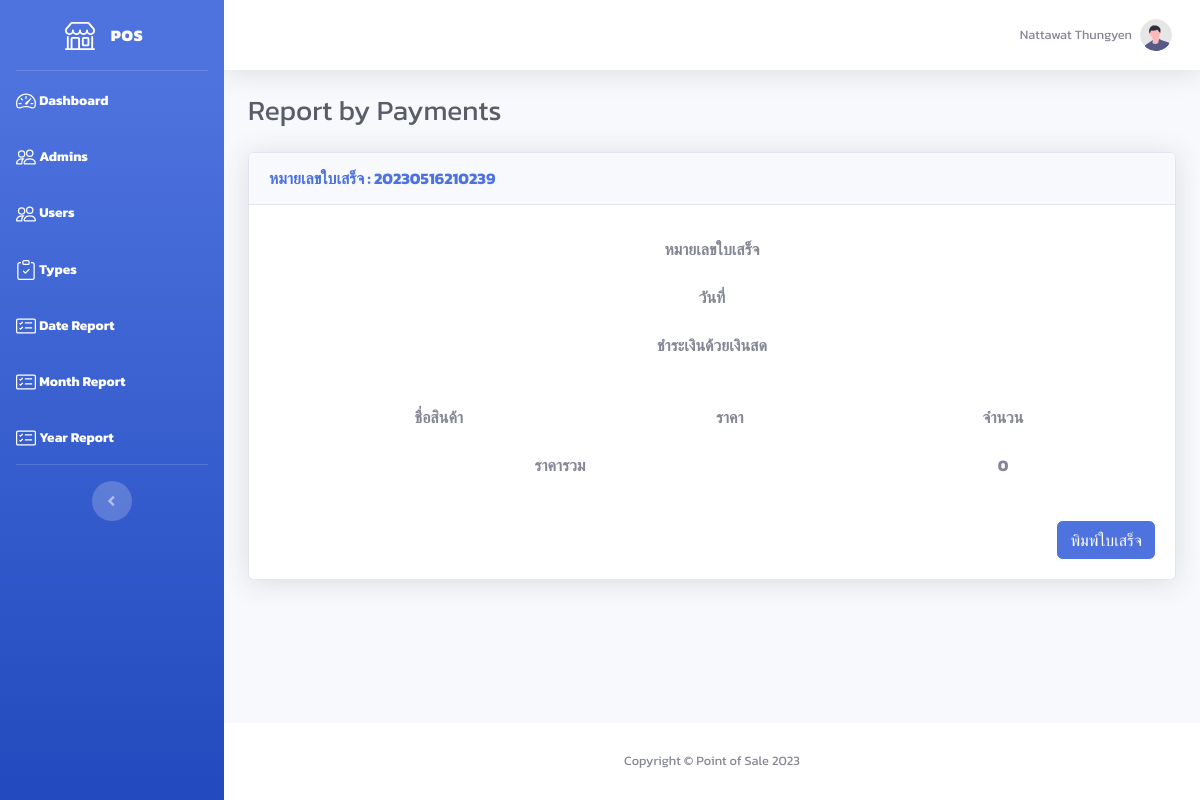
Page /admin/detail.php?no_receipt=20230516210239 (signed in) on the earlier database version.
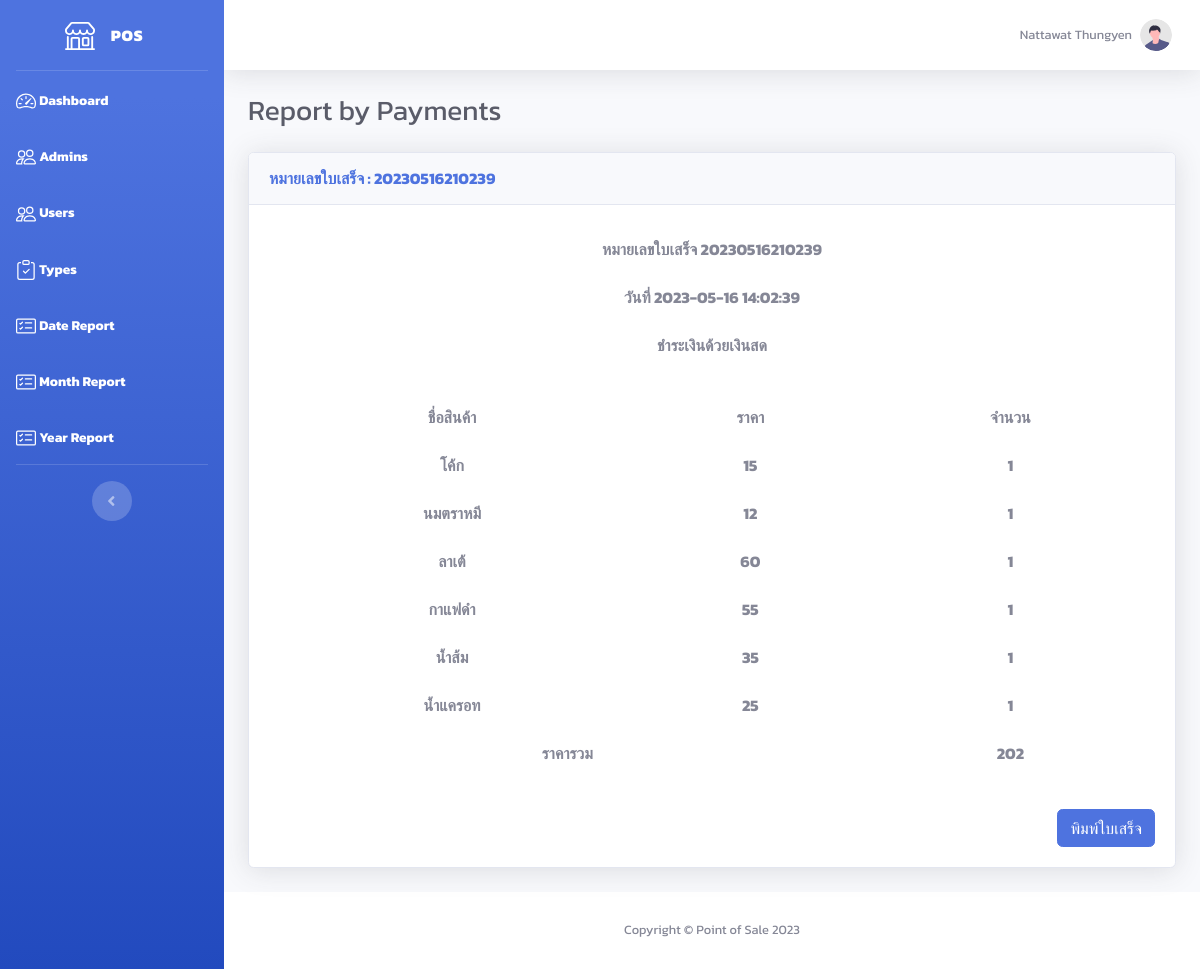
Same page on the later database version.
### tables this page shows
CREATE TABLE `payment` (
  `payment_id` int(10) NOT NULL,
  `no_receipt` varchar(255) NOT NULL,
  `method` tinyint(1) NOT NULL COMMENT '0=cash\r\n1=qrcode',
  `timestamp` timestamp NOT NULL DEFAULT current_timestamp(),
  `status` tinyint(1) NOT NULL DEFAULT 0
);

CREATE TABLE `product` (
  `product_id` int(10) NOT NULL,
  `type_id` int(10) NOT NULL,
  `user_id` int(10) NOT NULL,
  `name` varchar(255) NOT NULL,
  `description` text NOT NULL,
  `price` int(10) NOT NULL,
  `discount` int(10) NOT NULL,
  `img_path` text NOT NULL
);

CREATE TABLE `record` (
  `record_id` int(10) NOT NULL,
  `no_receipt` varchar(255) NOT NULL,
  `product_id` int(10) NOT NULL,
  `quantity` int(255) NOT NULL,
  `net_price` int(255) NOT NULL
);

### admin/detail.php (the view, shortened to what this page needs)
<!DOCTYPE html>
<html lang="en">
<?php
require '../include/connect.php';
include '../include/header.php';
if (isset($_GET['no_receipt'])) {
    $no_receipt = $_GET['no_receipt'];
} else {
    $no_receipt = '';
}
$data = $connect->prepare("SELECT * FROM payment WHERE no_receipt = '$no_receipt'");
$data->execute();
$row_data = $data->fetch(PDO::FETCH_ASSOC);
$detail_data = $connect->prepare("SELECT * FROM payment INNER JOIN record ON payment.no_receipt = record.no_receipt INNER JOIN product ON record.product_id = product.product_id WHERE record.no_receipt = $no_receipt");
$detail_data->execute();
$row_detail_data = $detail_data->fetchAll(PDO::FETCH_ASSOC);
?>
<body id="page-top">
    <div id="wrapper">
        <?php include '../include/sidebar_admin.php'; ?>
        <div id="content-wrapper" class="d-flex flex-column">
            <div id="content">
                <?php include '../include/topbar.php'; ?>
                <div class="container-fluid">
                    <div class="d-sm-flex align-items-center justify-content-between mb-4">
                        <h1 class="h3 mb-0 text-gray-800">Report by Payments</h1>
                    </div>
                    <div class="card shadow mb-4">
                        <div class="card-header py-3">
                            <h6 class="m-0 font-weight-bold text-primary">หมายเลขใบเสร็จ : <?= isset($_GET['no_receipt']) ? $_GET['no_receipt'] : '' ?></h6>
                        </div>
                        <div class="card-body">
                            <div class="table-responsive">
                                <table class="table table-borderless text-center" id="Table" width="100%" cellspacing="0">
                                    <tbody>
                                        <tr>
                                            <th colspan="3">หมายเลขใบเสร็จ <?= $row_data['no_receipt'] ?></th>
                                        </tr>
                                        <tr>
                                            <th colspan="3">วันที่ <?= $row_data['timestamp'] ?></th>
                                        </tr>
                                        <tr>
                                            <th colspan="3"><?= $row_data['timestamp'] == 1 ? 'ชำระเงินด้วยพร้อมเพย์' : 'ชำระเงินด้วยเงินสด' ?></th>
                                        </tr>
                                        <tr>
                                            <th colspan="3"></th>
                                        </tr>
                                        <tr>
                                            <th>ชื่อสินค้า</th>
                                            <th>ราคา</th>
                                            <th>จำนวน</th>
                                        </tr>
                                        <?php
                                        $total_price = 0;
                                        foreach ($row_detail_data as $row) {
                                            $price = $row['net_price'] * $row['quantity'];
                                            $total_price += $price;
                                        ?>
                                            <tr>
                                                <th><?= $row['name'] ?></th>
                                                <th><?= $row['net_price'] ?></th>
                                                <th><?= $row['quantity'] ?></th>
                                            </tr>
                                        <?php
                                        }
                                        ?>
                                        <tr>
                                            <th colspan="2">ราคารวม</th>
                                            <th><?= $total_price ?></th>
                                        </tr>
                                    </tbody>
                                </table>
                            </div>
                            <button class="no-print btn btn-primary float-right mt-3" onclick="print_receipt(<?= $no_receipt ?>)">พิมพ์ใบเสร็จ</button>
                        </div>
                    </div>
                </div>
            </div>
            <?php include '../include/footer.php'; ?>
        </div>
    </div>
</body>
</html>

### include/header.php (shortened to what this page needs)
<head>
    <link href="vendor/fontawesome-free/css/all.min.css" rel="stylesheet" type="text/css">
    <link href="css/sb-admin-2.min.css" rel="stylesheet">
    <link href="vendor/datatables/dataTables.bootstrap4.min.css" rel="stylesheet">
    <link rel="stylesheet" href="https://cdn.jsdelivr.net/npm/sweetalert2@11/dist/sweetalert2.min.css">
</head>

### include/sidebar_admin.php (shortened to what this page needs)
<ul class="navbar-nav bg-gradient-primary sidebar sidebar-dark accordion" id="accordionSidebar">
    <a class="sidebar-brand d-flex align-items-center justify-content-center" href="dashboard.php">
        <div class="sidebar-brand-icon">
        </div>
        <div class="sidebar-brand-text mx-3">POS</sup></div>
    </a>
    <hr class="sidebar-divider my-0">
    <li class="nav-item active">
        <a class="nav-link" href="dashboard.php">
            <span>Dashboard</span>
        </a>
    </li>
    <li class="nav-item active">
        <a class="nav-link" href="admin.php">
             <span>Admins</span>
        </a>
    </li>
    <li class="nav-item active">
        <a class="nav-link" href="user.php">
             <span>Users</span>
        </a>
    </li>
    <li class="nav-item active">
        <a class="nav-link" href="type.php">
            <span>Types</span>
        </a>
    </li>
    <li class="nav-item active">
        <a class="nav-link" href="report_payment_date.php">
            <span>Date Report</span>
        </a>
    </li>
    <li class="nav-item active">
        <a class="nav-link" href="report_payment_month.php">
            <span>Month Report</span>
        </a>
    </li>
    <li class="nav-item active">
        <a class="nav-link" href="report_payment_year.php">
            <span>Year Report</span>
        </a>
    </li>
    <hr class="sidebar-divider">
    <div class="text-center d-none d-md-inline">
        <button class="rounded-circle border-0" id="sidebarToggle"></button>
    </div>
</ul>

### include/topbar.php (shortened to what this page needs)
<?php
if (isset($_SESSION['user_id'])) {
    $user_id = $_SESSION['user_id'];
    $profile = $connect->prepare("SELECT * FROM user WHERE user_id = :user_id");
    $profile->bindParam(":user_id", $user_id);
    $profile->execute();
    $row_profile = $profile->fetch(PDO::FETCH_ASSOC);
} else {
    $admin_id = $_SESSION['admin_id'];
    $profile = $connect->prepare("SELECT * FROM admin WHERE admin_id = :admin_id");
    $profile->bindParam(":admin_id", $admin_id);
    $profile->execute();
    $row_profile = $profile->fetch(PDO::FETCH_ASSOC);
}
?>
<nav class="navbar navbar-expand navbar-light bg-white topbar mb-4 static-top shadow">
    <ul class="navbar-nav ml-auto">
        <li class="nav-item dropdown no-arrow">
            <a class="nav-link dropdown-toggle" href="#" id="userDropdown" role="button" data-toggle="dropdown" aria-haspopup="true" aria-expanded="false">
                <span class="mr-2 d-none d-lg-inline text-gray-600 small"><?= isset($_SESSION['user_id']) ? $row_profile['store'] : $row_profile['firstname'] . ' ' . $row_profile['lastname'] ?></span>
                <img class="img-profile rounded-circle" src="../img/undraw_profile.svg">
            </a>
        </li>
    </ul>
</nav>

### include/footer.php
<footer class="sticky-footer bg-white">
    <div class="container my-auto">
        <div class="copyright text-center my-auto">
            <span>Copyright &copy; Point of Sale 2023</span>
        </div>
    </div>
</footer>

### include/header.php (style rules this page uses)
body { font-family: 'Kanit', sans-serif; }

Differences in the rows shown:
added payment: no_receipt "20230516210239", timestamp "2023-05-16 14:02:39", product.name "โค้ก", record.net_price "15", record.quantity "1", product.name "นมตราหมี", record.net_price "12", product.name "ลาเต้", record.net_price "60", product.name "กาแฟดำ", record.net_price "55", product.name "น้ำส้ม", record.net_price "35", product.name "น้ำแครอท", record.net_price "25"
Other differences:
$total_price: "0" → "202"
